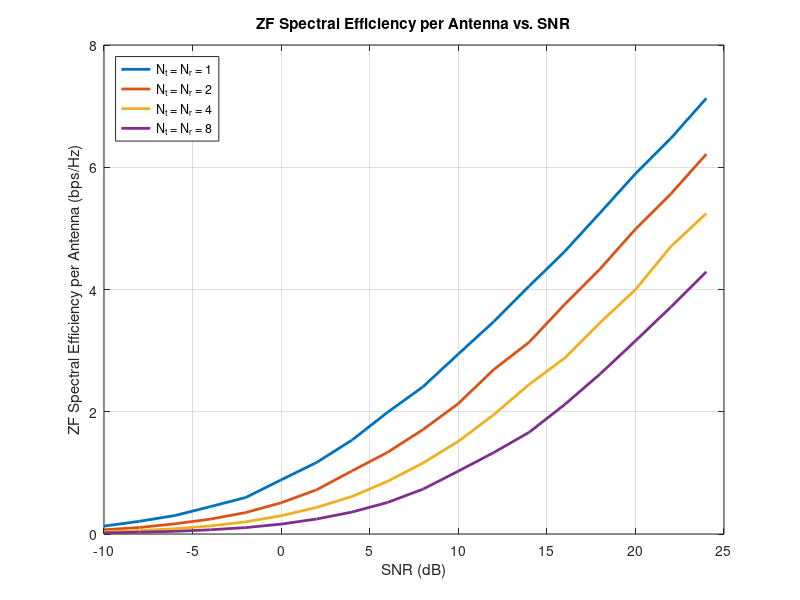

MATLAB code to generate this figure:
clc; clear; close all;

SNR_dB = -10:2:25;
SNR_lin = 10.^(SNR_dB / 10);
Nt_list = [1 2 4 8];
n_iter = 1000;

colors = lines(length(Nt_list));
Czf_per_ant = zeros(length(Nt_list), length(SNR_dB));

for idx = 1:length(Nt_list)
    Nt = Nt_list(idx);
    Nr = Nt;  % square MIMO
    Ns = Nt;
    
    for i = 1:length(SNR_lin)
        snr = SNR_lin(i);
        cap = zeros(n_iter, 1);
        for trial = 1:n_iter
            H = (randn(Nr, Nt) + 1j*randn(Nr, Nt)) / sqrt(2);
            HHH_inv = inv(H' * H);
            diag_terms = real(diag(HHH_inv));
            cap(trial) = sum(log2(1 + (snr/Nt) * (1 ./ diag_terms)));
        end
        Czf_per_ant(idx, i) = mean(cap) / Nr;  % per antenna
    end
end

% Plot
figure;
for idx = 1:length(Nt_list)
    plot(SNR_dB, Czf_per_ant(idx, :), 'LineWidth', 2, 'DisplayName', sprintf('N_t = N_r = %d', Nt_list(idx)));
    hold on;
end
xlabel('SNR (dB)');
ylabel('ZF Spectral Efficiency per Antenna (bps/Hz)');
title('ZF Spectral Efficiency per Antenna vs. SNR');
grid on;
legend('Location', 'northwest');
xlim([-10 25]);

% Save
print(gcf, '6_5a_ZF_per_antenna', '-depsc2');
